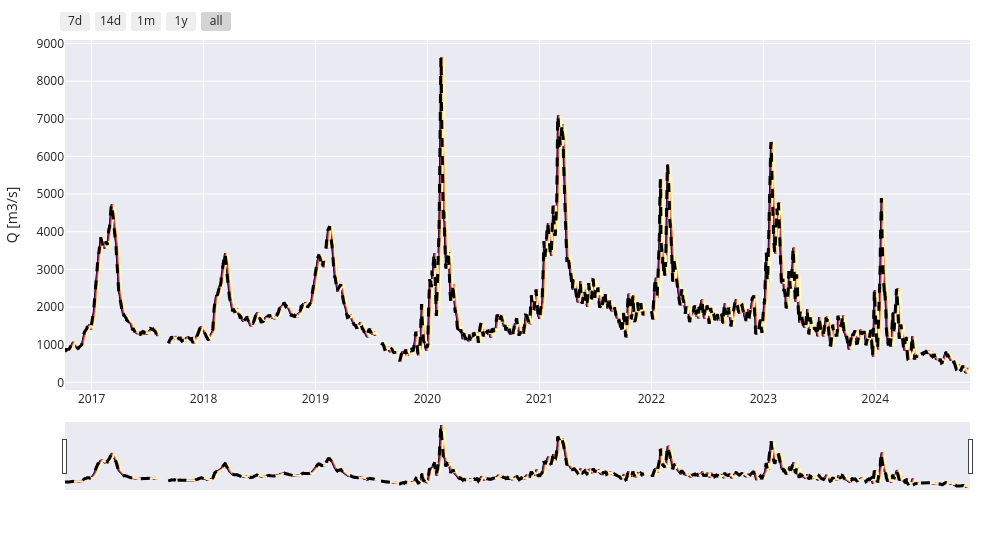

Here is the notebook cell this chart was saved with:
### Code cell
fig = go.Figure()
go_d.plot_lt_deterministic(fig, persistence, colorscale=px.colors.sequential.Magma, showlegend=False)
go_d.add_observed_trace(fig, obs, showlegend=False)
go_d.apply_default_layout(fig, yaxis_title="Q [m3/s]")

### Figure 1 — Plotly figure (JSON) as saved in the notebook; plotly's stock layout.template omitted (floating-point values rounded to 4 significant figures; data arrays with more than 128 entries replaced by an {"elided": "..."} marker saying what was removed)
{"data": [{"line": {"color": "rgb(0, 0, 4)", "width": 1.5}, "mode": "lines", "name": "('Q', Timedelta('0 days 00:00:00'))", "opacity": 1, "showlegend": false, "type": "scatter", "x": {"elided": "2953 str values"}, "y": {"elided": "2953 float values"}}, {"line": {"color": "rgb(22, 14, 55)", "width": 1.5}, "mode": "lines", "name": "('Q', Timedelta('1 days 00:00:00'))", "opacity": 1, "showlegend": false, "type": "scatter", "x": {"elided": "2953 str values"}, "y": {"elided": "2953 float values"}}, {"line": {"color": "rgb(59, 15, 107)", "width": 1.5}, "mode": "lines", "name": "('Q', Timedelta('2 days 00:00:00'))", "opacity": 1, "showlegend": false, "type": "scatter", "x": {"elided": "2953 str values"}, "y": {"elided": "2953 float values"}}, {"line": {"color": "rgb(100, 26, 126)", "width": 1.5}, "mode": "lines", "name": "('Q', Timedelta('3 days 00:00:00'))", "opacity": 1, "showlegend": false, "type": "scatter", "x": {"elided": "2953 str values"}, "y": {"elided": "2953 float values"}}, {"line": {"color": "rgb(140, 41, 128)", "width": 1.5}, "mode": "lines", "name": "('Q', Timedelta('4 days 00:00:00'))", "opacity": 1, "showlegend": false, "type": "scatter", "x": {"elided": "2953 str values"}, "y": {"elided": "2953 float values"}}, {"line": {"color": "rgb(182, 56, 120)", "width": 1.5}, "mode": "lines", "name": "('Q', Timedelta('5 days 00:00:00'))", "opacity": 1, "showlegend": false, "type": "scatter", "x": {"elided": "2953 str values"}, "y": {"elided": "2953 float values"}}, {"line": {"color": "rgb(219, 77, 105)", "width": 1.5}, "mode": "lines", "name": "('Q', Timedelta('6 days 00:00:00'))", "opacity": 1, "showlegend": false, "type": "scatter", "x": {"elided": "2953 str values"}, "y": {"elided": "2953 float values"}}, {"line": {"color": "rgb(245, 112, 96)", "width": 1.5}, "mode": "lines", "name": "('Q', Timedelta('7 days 00:00:00'))", "opacity": 1, "showlegend": false, "type": "scatter", "x": {"elided": "2953 str values"}, "y": {"elided": "2953 float values"}}, {"line": {"color": "rgb(253, 160, 111)", "width": 1.5}, "mode": "lines", "name": "('Q', Timedelta('8 days 00:00:00'))", "opacity": 1, "showlegend": false, "type": "scatter", "x": {"elided": "2953 str values"}, "y": {"elided": "2953 float values"}}, {"line": {"color": "rgb(254, 207, 146)", "width": 1.5}, "mode": "lines", "name": "('Q', Timedelta('9 days 00:00:00'))", "opacity": 1, "showlegend": false, "type": "scatter", "x": {"elided": "2953 str values"}, "y": {"elided": "2953 float values"}}, {"line": {"color": "rgb(252, 253, 191)", "width": 1.5}, "mode": "lines", "name": "('Q', Timedelta('10 days 00:00:00'))", "opacity": 1, "showlegend": false, "type": "scatter", "x": {"elided": "2953 str values"}, "y": {"elided": "2953 float values"}}, {"line": {"color": "black", "dash": "dash", "width": 3}, "mode": "lines", "name": "obs", "showlegend": false, "type": "scatter", "x": {"elided": "2943 str values"}, "y": {"elided": "2943 float values"}}], "layout": {"height": 550, "hovermode": "x unified", "margin": {"b": 60, "l": 60, "r": 30, "t": 40}, "width": 1000, "xaxis": {"rangeselector": {"buttons": [{"count": 7, "label": "7d", "step": "day", "stepmode": "backward"}, {"count": 14, "label": "14d", "step": "day", "stepmode": "backward"}, {"count": 1, "label": "1m", "step": "month", "stepmode": "backward"}, {"count": 1, "label": "1y", "step": "year", "stepmode": "backward"}, {"label": "all", "step": "all"}]}, "rangeslider": {"visible": true}, "title": {"text": ""}}, "yaxis": {"title": {"text": "Q [m3/s]"}}}}
